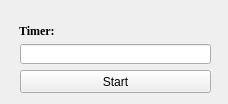
<?xml version="1.0" encoding="UTF-8"?>
<ui version="4.0">
 <class>UdpServerClass</class>
 <widget class="QWidget" name="UdpServerClass">
  <property name="geometry">
   <rect>
    <x>0</x>
    <y>0</y>
    <width>228</width>
    <height>104</height>
   </rect>
  </property>
  <property name="windowTitle">
   <string>Form</string>
  </property>
  <widget class="QLabel" name="timer_label_">
   <property name="geometry">
    <rect>
     <x>19</x>
     <y>20</y>
     <width>54</width>
     <height>21</height>
    </rect>
   </property>
   <property name="font">
    <font>
     <family>Times New Roman</family>
     <pointsize>9</pointsize>
     <weight>75</weight>
     <bold>true</bold>
    </font>
   </property>
   <property name="text">
    <string>Timer:</string>
   </property>
  </widget>
  <widget class="QLineEdit" name="timer_line_edit_">
   <property name="geometry">
    <rect>
     <x>20</x>
     <y>44</y>
     <width>191</width>
     <height>20</height>
    </rect>
   </property>
  </widget>
  <widget class="QPushButton" name="start_push_button_">
   <property name="geometry">
    <rect>
     <x>20</x>
     <y>70</y>
     <width>191</width>
     <height>23</height>
    </rect>
   </property>
   <property name="text">
    <string>Start</string>
   </property>
  </widget>
 </widget>
 <resources/>
 <connections/>
</ui>
